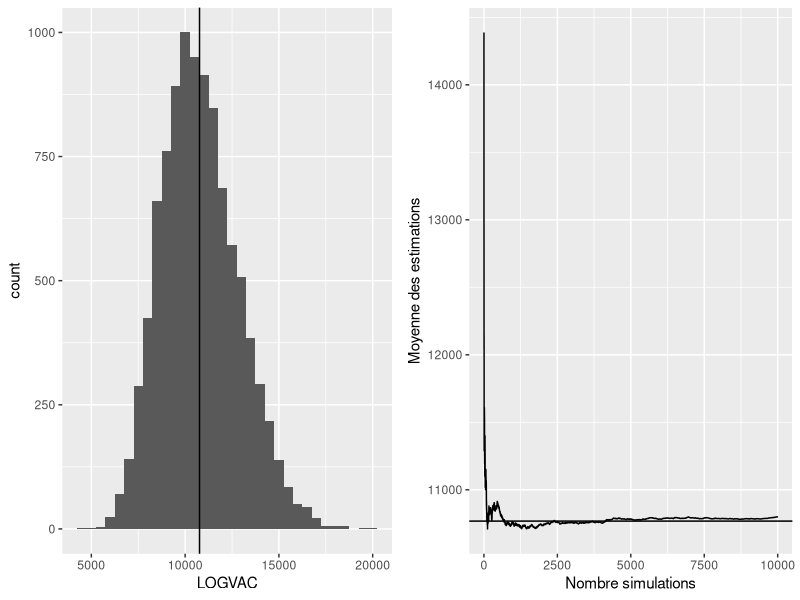

Source code (R):
## ---- chunk 1
knitr::opts_chunk$set(echo = TRUE)
## ---- chunk 2
require("tidyverse")###pour ggplot
require(gridExtra)##pour combiner des graphiques
library(sampling)
data(rec99)
## ---- chunk 3
 N <- nrow(rec99)
 n <- 70
 n.sim <- 10000
## ---- chunk 4
est.si <- numeric(n.sim)
piks <- rep(n/N,n)
set.seed(123456)
for (i in 1:n.sim)
  {
  si.rec <- srswor(n,N)
  ys <- rec99$LOGVAC[si.rec==1]
  est.si[i] <- HTestimator(ys,piks)
  }
## ---- chunk 5
mean(est.si)
# [1] 10757.02
(cv.si <- sd(est.si)/mean(est.si))
# [1] 0.1918109
## ---- chunk 6
ty <- sum(rec99$LOGVAC)
(mean(est.si)-ty)/ty
# [1]-0.001020021
## ---- chunk 7
est.si <- data.frame(est.si)
colnames(est.si)=c("LOGVAC")

p1 <- ggplot(est.si,aes(x=LOGVAC))+
  geom_histogram(binwidth=500)+
  geom_vline(xintercept=10768)
  #ggtitle("10000 estimations par l'estimateur HT, plan SI")

######biais de l'estimateur HT
nb.simul<-matrix(1:10000,10000,1)
est.si.cumul <- cumsum(est.si$LOGVAC)/nb.simul
df.si <- data.frame(nb.simul, est.si.cumul)
#View(df.si)

ytot <- sum(rec99$LOGVAC)
p2 <- ggplot(df.si,aes(x=nb.simul,y=est.si.cumul))+
  geom_line()+
  geom_hline(yintercept=ytot)+
  xlab("Nombre simulations")+
  ylab("Moyenne des estimations")

###mettre les deux graphiques ensemble
grid.arrange(p1,p2,nrow=1)
## ---- chunk 8
 BE1 <- function(N,Pi)
 {
 u <- runif(N, 0, 1)
 as.numeric(u<Pi)
 }
## ---- chunk 9
est.be <- numeric(n.sim)
n.be <- numeric(n.sim)
set.seed(123456)
for (i in 1:n.sim)
 {
 s.be <- BE1(N,n/N)
 n.be[i] <- sum(s.be==1)
 rec.be <- rec99[s.be==1,]
 est.be[i] <- (N/n)*sum(rec.be$LOGVAC)
  }
mean(est.be)
# [1] 10764.34
(cv.be <- sd(est.be)/mean(est.be))
# [1] 0.2193195
(mean(est.be)-ty)/ty
# [1]-0.000339896
## ---- chunk 10
quantile(n.be,probs=c(0.025,0.1,0.5,0.9,0.95,0.975))
# 2.5%  50%  55  60  90%  95% 97.5%  70  80  83  85
## ---- chunk 11
pik <- rep(n/N,N)
est.sy <- numeric(n.sim)
set.seed(123456)
 for (i in 1:n.sim)
 {
 sy.rec <- UPsystematic(pik)
 ys <- rec99$LOGVAC[sy.rec==1]
 piks <- pik[sy.rec==1]
 est.sy[i] <- HTestimator(ys,piks)
 }
mean(est.sy)
# [1] 10774.91
(cv.sy <- sd(est.sy)/mean(est.sy))
# [1] 0.1812545
(mean(est.sy)-ty)/ty
# [1] 0.0006417162
## ---- chunk 12
orderlog <- order(rec99$LOG)
rec.tri <- rec99[orderlog,]
